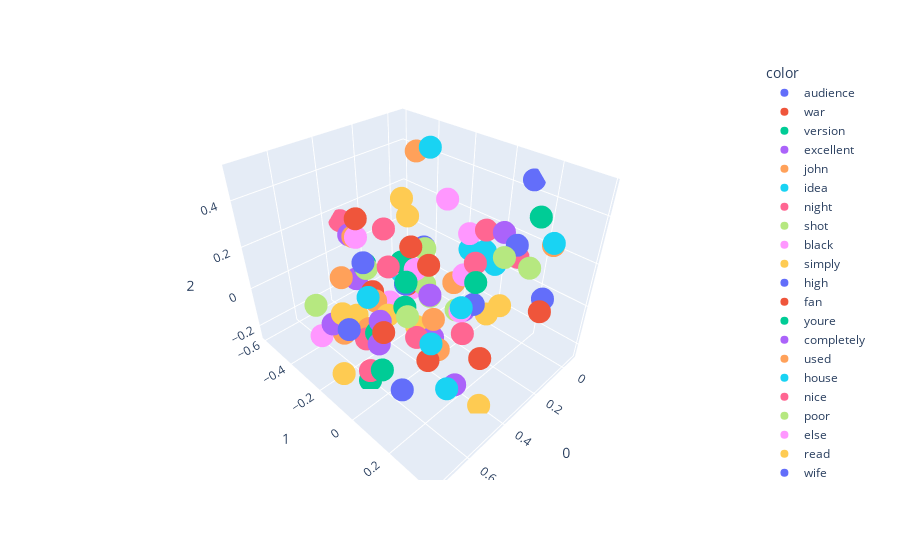

Notebook source saved alongside this figure:
### Code cell
import plotly.express as px
fig = px.scatter_3d(X[200:300],x=0,y=1,z=2, color=y[200:300])
fig.show()

### Figure 1 — Plotly figure (JSON) as saved in the notebook; plotly's stock layout.template omitted (floating-point values rounded to 4 significant figures)
{"data": [{"hovertemplate": "color=audience<br>0=%{x}<br>1=%{y}<br>2=%{z}<extra></extra>", "legendgroup": "audience", "marker": {"color": "#636efa", "symbol": "circle"}, "mode": "markers", "name": "audience", "scene": "scene", "showlegend": true, "type": "scatter3d", "x": [0.6575], "y": [0.14], "z": [-0.09279]}, {"hovertemplate": "color=war<br>0=%{x}<br>1=%{y}<br>2=%{z}<extra></extra>", "legendgroup": "war", "marker": {"color": "#EF553B", "symbol": "circle"}, "mode": "markers", "name": "war", "scene": "scene", "showlegend": true, "type": "scatter3d", "x": [0.3199], "y": [0.212], "z": [-0.1305]}, {"hovertemplate": "color=version<br>0=%{x}<br>1=%{y}<br>2=%{z}<extra></extra>", "legendgroup": "version", "marker": {"color": "#00cc96", "symbol": "circle"}, "mode": "markers", "name": "version", "scene": "scene", "showlegend": true, "type": "scatter3d", "x": [0.4677], "y": [-0.2596], "z": [0.1337]}, {"hovertemplate": "color=excellent<br>0=%{x}<br>1=%{y}<br>2=%{z}<extra></extra>", "legendgroup": "excellent", "marker": {"color": "#ab63fa", "symbol": "circle"}, "mode": "markers", "name": "excellent", "scene": "scene", "showlegend": true, "type": "scatter3d", "x": [0.3496], "y": [-0.5102], "z": [0.1216]}, {"hovertemplate": "color=john<br>0=%{x}<br>1=%{y}<br>2=%{z}<extra></extra>", "legendgroup": "john", "marker": {"color": "#FFA15A", "symbol": "circle"}, "mode": "markers", "name": "john", "scene": "scene", "showlegend": true, "type": "scatter3d", "x": [-0.004385], "y": [-0.4532], "z": [0.415]}, {"hovertemplate": "color=idea<br>0=%{x}<br>1=%{y}<br>2=%{z}<extra></extra>", "legendgroup": "idea", "marker": {"color": "#19d3f3", "symbol": "circle"}, "mode": "markers", "name": "idea", "scene": "scene", "showlegend": true, "type": "scatter3d", "x": [0.5871], "y": [0.205], "z": [0.1204]}, {"hovertemplate": "color=night<br>0=%{x}<br>1=%{y}<br>2=%{z}<extra></extra>", "legendgroup": "night", "marker": {"color": "#FF6692", "symbol": "circle"}, "mode": "markers", "name": "night", "scene": "scene", "showlegend": true, "type": "scatter3d", "x": [0.3336], "y": [0.1979], "z": [0.4356]}, {"hovertemplate": "color=shot<br>0=%{x}<br>1=%{y}<br>2=%{z}<extra></extra>", "legendgroup": "shot", "marker": {"color": "#B6E880", "symbol": "circle"}, "mode": "markers", "name": "shot", "scene": "scene", "showlegend": true, "type": "scatter3d", "x": [0.4362], "y": [0.1776], "z": [0.1572]}, {"hovertemplate": "color=black<br>0=%{x}<br>1=%{y}<br>2=%{z}<extra></extra>", "legendgroup": "black", "marker": {"color": "#FF97FF", "symbol": "circle"}, "mode": "markers", "name": "black", "scene": "scene", "showlegend": true, "type": "scatter3d", "x": [0.3017], "y": [0.094], "z": [0.1925]}, {"hovertemplate": "color=simply<br>0=%{x}<br>1=%{y}<br>2=%{z}<extra></extra>", "legendgroup": "simply", "marker": {"color": "#FECB52", "symbol": "circle"}, "mode": "markers", "name": "simply", "scene": "scene", "showlegend": true, "type": "scatter3d", "x": [0.747], "y": [-0.06963], "z": [-0.1029]}, {"hovertemplate": "color=high<br>0=%{x}<br>1=%{y}<br>2=%{z}<extra></extra>", "legendgroup": "high", "marker": {"color": "#636efa", "symbol": "circle"}, "mode": "markers", "name": "high", "scene": "scene", "showlegend": true, "type": "scatter3d", "x": [0.4454], "y": [0.01095], "z": [0.1998]}, {"hovertemplate": "color=fan<br>0=%{x}<br>1=%{y}<br>2=%{z}<extra></extra>", "legendgroup": "fan", "marker": {"color": "#EF553B", "symbol": "circle"}, "mode": "markers", "name": "fan", "scene": "scene", "showlegend": true, "type": "scatter3d", "x": [0.4776], "y": [-0.2868], "z": [0.3404]}, {"hovertemplate": "color=youre<br>0=%{x}<br>1=%{y}<br>2=%{z}<extra></extra>", "legendgroup": "youre", "marker": {"color": "#00cc96", "symbol": "circle"}, "mode": "markers", "name": "youre", "scene": "scene", "showlegend": true, "type": "scatter3d", "x": [0.6268], "y": [0.1274], "z": [0.2508]}, {"hovertemplate": "color=completely<br>0=%{x}<br>1=%{y}<br>2=%{z}<extra></extra>", "legendgroup": "completely", "marker": {"color": "#ab63fa", "symbol": "circle"}, "mode": "markers", "name": "completely", "scene": "scene", "showlegend": true, "type": "scatter3d", "x": [0.6258], "y": [-0.009377], "z": [0.002102]}, {"hovertemplate": "color=used<br>0=%{x}<br>1=%{y}<br>2=%{z}<extra></extra>", "legendgroup": "used", "marker": {"color": "#FFA15A", "symbol": "circle"}, "mode": "markers", "name": "used", "scene": "scene", "showlegend": true, "type": "scatter3d", "x": [0.5234], "y": [0.1807], "z": [0.03452]}, {"hovertemplate": "color=house<br>0=%{x}<br>1=%{y}<br>2=%{z}<extra></extra>", "legendgroup": "house", "marker": {"color": "#19d3f3", "symbol": "circle"}, "mode": "markers", "name": "house", "scene": "scene", "showlegend": true, "type": "scatter3d", "x": [0.2212], "y": [0.3775], "z": [0.4161]}, {"hovertemplate": "color=nice<br>0=%{x}<br>1=%{y}<br>2=%{z}<extra></extra>", "legendgroup": "nice", "marker": {"color": "#FF6692", "symbol": "circle"}, "mode": "markers", "name": "nice", "scene": "scene", "showlegend": true, "type": "scatter3d", "x": [0.4525], "y": [-0.1608], "z": [0.3395]}, {"hovertemplate": "color=poor<br>0=%{x}<br>1=%{y}<br>2=%{z}<extra></extra>", "legendgroup": "poor", "marker": {"color": "#B6E880", "symbol": "circle"}, "mode": "markers", "name": "poor", "scene": "scene", "showlegend": true, "type": "scatter3d", "x": [0.4562], "y": [0.02939], "z": [0.245]}, {"hovertemplate": "color=else<br>0=%{x}<br>1=%{y}<br>2=%{z}<extra></extra>", "legendgroup": "else", "marker": {"color": "#FF97FF", "symbol": "circle"}, "mode": "markers", "name": "else", "scene": "scene", "showlegend": true, "type": "scatter3d", "x": [0.5048], "y": [0.007111], "z": [0.2766]}, {"hovertemplate": "color=read<br>0=%{x}<br>1=%{y}<br>2=%{z}<extra></extra>", "legendgroup": "read", "marker": {"color": "#FECB52", "symbol": "circle"}, "mode": "markers", "name": "read", "scene": "scene", "showlegend": true, "type": "scatter3d", "x": [0.5887], "y": [0.001887], "z": [0.1203]}, {"hovertemplate": "color=wife<br>0=%{x}<br>1=%{y}<br>2=%{z}<extra></extra>", "legendgroup": "wife", "marker": {"color": "#636efa", "symbol": "circle"}, "mode": "markers", "name": "wife", "scene": "scene", "showlegend": true, "type": "scatter3d", "x": [-0.06433], "y": [0.1061], "z": [0.4455]}, {"hovertemplate": "color=death<br>0=%{x}<br>1=%{y}<br>2=%{z}<extra></extra>", "legendgroup": "death", "marker": {"color": "#EF553B", "symbol": "circle"}, "mode": "markers", "name": "death", "scene": "scene", "showlegend": true, "type": "scatter3d", "x": [0.2351], "y": [0.3768], "z": [0.1482]}, {"hovertemplate": "color=kids<br>0=%{x}<br>1=%{y}<br>2=%{z}<extra></extra>", "legendgroup": "kids", "marker": {"color": "#00cc96", "symbol": "circle"}, "mode": "markers", "name": "kids", "scene": "scene", "showlegend": true, "type": "scatter3d", "x": [0.497], "y": [0.2948], "z": [0.3663]}, {"hovertemplate": "color=friends<br>0=%{x}<br>1=%{y}<br>2=%{z}<extra></extra>", "legendgroup": "friends", "marker": {"color": "#ab63fa", "symbol": "circle"}, "mode": "markers", "name": "friends", "scene": "scene", "showlegend": true, "type": "scatter3d", "x": [0.311], "y": [0.2506], "z": [0.4399]}, {"hovertemplate": "color=short<br>0=%{x}<br>1=%{y}<br>2=%{z}<extra></extra>", "legendgroup": "short", "marker": {"color": "#FFA15A", "symbol": "circle"}, "mode": "markers", "name": "short", "scene": "scene", "showlegend": true, "type": "scatter3d", "x": [0.54], "y": [-0.1206], "z": [0.0859]}, {"hovertemplate": "color=along<br>0=%{x}<br>1=%{y}<br>2=%{z}<extra></extra>", "legendgroup": "along", "marker": {"color": "#19d3f3", "symbol": "circle"}, "mode": "markers", "name": "along", "scene": "scene", "showlegend": true, "type": "scatter3d", "x": [0.2487], "y": [0.07261], "z": [0.2674]}, {"hovertemplate": "color=help<br>0=%{x}<br>1=%{y}<br>2=%{z}<extra></extra>", "legendgroup": "help", "marker": {"color": "#FF6692", "symbol": "circle"}, "mode": "markers", "name": "help", "scene": "scene", "showlegend": true, "type": "scatter3d", "x": [0.2136], "y": [0.2516], "z": [0.3007]}, {"hovertemplate": "color=year<br>0=%{x}<br>1=%{y}<br>2=%{z}<extra></extra>", "legendgroup": "year", "marker": {"color": "#B6E880", "symbol": "circle"}, "mode": "markers", "name": "year", "scene": "scene", "showlegend": true, "type": "scatter3d", "x": [0.3878], "y": [-0.0192], "z": [0.2918]}, {"hovertemplate": "color=second<br>0=%{x}<br>1=%{y}<br>2=%{z}<extra></extra>", "legendgroup": "second", "marker": {"color": "#FF97FF", "symbol": "circle"}, "mode": "markers", "name": "second", "scene": "scene", "showlegend": true, "type": "scatter3d", "x": [0.4865], "y": [0.01504], "z": [0.1907]}, {"hovertemplate": "color=star<br>0=%{x}<br>1=%{y}<br>2=%{z}<extra></extra>", "legendgroup": "star", "marker": {"color": "#FECB52", "symbol": "circle"}, "mode": "markers", "name": "star", "scene": "scene", "showlegend": true, "type": "scatter3d", "x": [0.2739], "y": [-0.255], "z": [0.361]}, {"hovertemplate": "color=men<br>0=%{x}<br>1=%{y}<br>2=%{z}<extra></extra>", "legendgroup": "men", "marker": {"color": "#636efa", "symbol": "circle"}, "mode": "markers", "name": "men", "scene": "scene", "showlegend": true, "type": "scatter3d", "x": [0.1687], "y": [0.3451], "z": [0.1479]}, {"hovertemplate": "color=mind<br>0=%{x}<br>1=%{y}<br>2=%{z}<extra></extra>", "legendgroup": "mind", "marker": {"color": "#EF553B", "symbol": "circle"}, "mode": "markers", "name": "mind", "scene": "scene", "showlegend": true, "type": "scatter3d", "x": [0.5868], "y": [0.1926], "z": [0.03599]}, {"hovertemplate": "color=less<br>0=%{x}<br>1=%{y}<br>2=%{z}<extra></extra>", "legendgroup": "less", "marker": {"color": "#00cc96", "symbol": "circle"}, "mode": "markers", "name": "less", "scene": "scene", "showlegend": true, "type": "scatter3d", "x": [0.5846], "y": [-0.07093], "z": [-0.01117]}, {"hovertemplate": "color=use<br>0=%{x}<br>1=%{y}<br>2=%{z}<extra></extra>", "legendgroup": "use", "marker": {"color": "#ab63fa", "symbol": "circle"}, "mode": "markers", "name": "use", "scene": "scene", "showlegend": true, "type": "scatter3d", "x": [0.5022], "y": [0.2447], "z": [-0.1072]}, {"hovertemplate": "color=home<br>0=%{x}<br>1=%{y}<br>2=%{z}<extra></extra>", "legendgroup": "home", "marker": {"color": "#FFA15A", "symbol": "circle"}, "mode": "markers", "name": "home", "scene": "scene", "showlegend": true, "type": "scatter3d", "x": [0.1828], "y": [0.3568], "z": [0.3813]}, {"hovertemplate": "color=need<br>0=%{x}<br>1=%{y}<br>2=%{z}<extra></extra>", "legendgroup": "need", "marker": {"color": "#19d3f3", "symbol": "circle"}, "mode": "markers", "name": "need", "scene": "scene", "showlegend": true, "type": "scatter3d", "x": [0.647], "y": [0.3303], "z": [0.0559]}, {"hovertemplate": "color=try<br>0=%{x}<br>1=%{y}<br>2=%{z}<extra></extra>", "legendgroup": "try", "marker": {"color": "#FF6692", "symbol": "circle"}, "mode": "markers", "name": "try", "scene": "scene", "showlegend": true, "type": "scatter3d", "x": [0.5572], "y": [0.3058], "z": [0.2105]}, {"hovertemplate": "color=half<br>0=%{x}<br>1=%{y}<br>2=%{z}<extra></extra>", "legendgroup": "half", "marker": {"color": "#B6E880", "symbol": "circle"}, "mode": "markers", "name": "half", "scene": "scene", "showlegend": true, "type": "scatter3d", "x": [0.5106], "y": [0.1002], "z": [0.2632]}, {"hovertemplate": "color=given<br>0=%{x}<br>1=%{y}<br>2=%{z}<extra></extra>", "legendgroup": "given", "marker": {"color": "#FF97FF", "symbol": "circle"}, "mode": "markers", "name": "given", "scene": "scene", "showlegend": true, "type": "scatter3d", "x": [0.4723], "y": [-0.1197], "z": [0.04286]}, {"hovertemplate": "color=enjoy<br>0=%{x}<br>1=%{y}<br>2=%{z}<extra></extra>", "legendgroup": "enjoy", "marker": {"color": "#FECB52", "symbol": "circle"}, "mode": "markers", "name": "enjoy", "scene": "scene", "showlegend": true, "type": "scatter3d", "x": [0.7258], "y": [-0.07036], "z": [0.1654]}, {"hovertemplate": "color=boring<br>0=%{x}<br>1=%{y}<br>2=%{z}<extra></extra>", "legendgroup": "boring", "marker": {"color": "#636efa", "symbol": "circle"}, "mode": "markers", "name": "boring", "scene": "scene", "showlegend": true, "type": "scatter3d", "x": [0.7522], "y": [-0.003258], "z": [0.1543]}, {"hovertemplate": "color=either<br>0=%{x}<br>1=%{y}<br>2=%{z}<extra></extra>", "legendgroup": "either", "marker": {"color": "#EF553B", "symbol": "circle"}, "mode": "markers", "name": "either", "scene": "scene", "showlegend": true, "type": "scatter3d", "x": [0.6679], "y": [0.06819], "z": [0.1334]}, {"hovertemplate": "color=rest<br>0=%{x}<br>1=%{y}<br>2=%{z}<extra></extra>", "legendgroup": "rest", "marker": {"color": "#00cc96", "symbol": "circle"}, "mode": "markers", "name": "rest", "scene": "scene", "showlegend": true, "type": "scatter3d", "x": [0.5091], "y": [-0.01028], "z": [0.2982]}, {"hovertemplate": "color=classic<br>0=%{x}<br>1=%{y}<br>2=%{z}<extra></extra>", "legendgroup": "classic", "marker": {"color": "#ab63fa", "symbol": "circle"}, "mode": "markers", "name": "classic", "scene": "scene", "showlegend": true, "type": "scatter3d", "x": [0.5023], "y": [-0.2761], "z": [0.0871]}, {"hovertemplate": "color=truly<br>0=%{x}<br>1=%{y}<br>2=%{z}<extra></extra>", "legendgroup": "truly", "marker": {"color": "#FFA15A", "symbol": "circle"}, "mode": "markers", "name": "truly", "scene": "scene", "showlegend": true, "type": "scatter3d", "x": [0.6328], "y": [-0.207], "z": [-0.06941]}, {"hovertemplate": "color=recommend<br>0=%{x}<br>1=%{y}<br>2=%{z}<extra></extra>", "legendgroup": "recommend", "marker": {"color": "#19d3f3", "symbol": "circle"}, "mode": "markers", "name": "recommend", "scene": "scene", "showlegend": true, "type": "scatter3d", "x": [0.6041], "y": [-0.0822], "z": [0.1598]}, {"hovertemplate": "color=performances<br>0=%{x}<br>1=%{y}<br>2=%{z}<extra></extra>", "legendgroup": "performances", "marker": {"color": "#FF6692", "symbol": "circle"}, "mode": "markers", "name": "performances", "scene": "scene", "showlegend": true, "type": "scatter3d", "x": [0.331], "y": [-0.5913], "z": [0.1506]}, {"hovertemplate": "color=dead<br>0=%{x}<br>1=%{y}<br>2=%{z}<extra></extra>", "legendgroup": "dead", "marker": {"color": "#B6E880", "symbol": "circle"}, "mode": "markers", "name": "dead", "scene": "scene", "showlegend": true, "type": "scatter3d", "x": [0.3023], "y": [0.3524], "z": [0.3498]}, {"hovertemplate": "color=couple<br>0=%{x}<br>1=%{y}<br>2=%{z}<extra></extra>", "legendgroup": "couple", "marker": {"color": "#FF97FF", "symbol": "circle"}, "mode": "markers", "name": "couple", "scene": "scene", "showlegend": true, "type": "scatter3d", "x": [0.3232], "y": [0.1239], "z": [0.3866]}, {"hovertemplate": "color=production<br>0=%{x}<br>1=%{y}<br>2=%{z}<extra></extra>", "legendgroup": "production", "marker": {"color": "#FECB52", "symbol": "circle"}, "mode": "markers", "name": "production", "scene": "scene", "showlegend": true, "type": "scatter3d", "x": [0.5564], "y": [-0.2199], "z": [-0.03204]}, {"hovertemplate": "color=wrong<br>0=%{x}<br>1=%{y}<br>2=%{z}<extra></extra>", "legendgroup": "wrong", "marker": {"color": "#636efa", "symbol": "circle"}, "mode": "markers", "name": "wrong", "scene": "scene", "showlegend": true, "type": "scatter3d", "x": [0.5612], "y": [0.06245], "z": [0.2718]}, {"hovertemplate": "color=line<br>0=%{x}<br>1=%{y}<br>2=%{z}<extra></extra>", "legendgroup": "line", "marker": {"color": "#EF553B", "symbol": "circle"}, "mode": "markers", "name": "line", "scene": "scene", "showlegend": true, "type": "scatter3d", "x": [0.5258], "y": [0.03455], "z": [0.238]}, {"hovertemplate": "color=father<br>0=%{x}<br>1=%{y}<br>2=%{z}<extra></extra>", "legendgroup": "father", "marker": {"color": "#00cc96", "symbol": "circle"}, "mode": "markers", "name": "father", "scene": "scene", "showlegend": true, "type": "scatter3d", "x": [-0.05087], "y": [0.1661], "z": [0.3175]}, {"hovertemplate": "color=stupid<br>0=%{x}<br>1=%{y}<br>2=%{z}<extra></extra>", "legendgroup": "stupid", "marker": {"color": "#ab63fa", "symbol": "circle"}, "mode": "markers", "name": "stupid", "scene": "scene", "showlegend": true, "type": "scatter3d", "x": [0.6355], "y": [0.241], "z": [0.3661]}, {"hovertemplate": "color=hollywood<br>0=%{x}<br>1=%{y}<br>2=%{z}<extra></extra>", "legendgroup": "hollywood", "marker": {"color": "#FFA15A", "symbol": "circle"}, "mode": "markers", "name": "hollywood", "scene": "scene", "showlegend": true, "type": "scatter3d", "x": [0.5589], "y": [-0.1473], "z": [-0.05474]}, {"hovertemplate": "color=start<br>0=%{x}<br>1=%{y}<br>2=%{z}<extra></extra>", "legendgroup": "start", "marker": {"color": "#19d3f3", "symbol": "circle"}, "mode": "markers", "name": "start", "scene": "scene", "showlegend": true, "type": "scatter3d", "x": [0.5499], "y": [0.2889], "z": [0.298]}, {"hovertemplate": "color=next<br>0=%{x}<br>1=%{y}<br>2=%{z}<extra></extra>", "legendgroup": "next", "marker": {"color": "#FF6692", "symbol": "circle"}, "mode": "markers", "name": "next", "scene": "scene", "showlegend": true, "type": "scatter3d", "x": [0.4459], "y": [0.2495], "z": [0.3884]}, {"hovertemplate": "color=tell<br>0=%{x}<br>1=%{y}<br>2=%{z}<extra></extra>", "legendgroup": "tell", "marker": {"color": "#B6E880", "symbol": "circle"}, "mode": "markers", "name": "tell", "scene": "scene", "showlegend": true, "type": "scatter3d", "x": [0.5598], "y": [0.171], "z": [0.2808]}, {"hovertemplate": "color=came<br>0=%{x}<br>1=%{y}<br>2=%{z}<extra></extra>", "legendgroup": "came", "marker": {"color": "#FF97FF", "symbol": "circle"}, "mode": "markers", "name": "came", "scene": "scene", "showlegend": true, "type": "scatter3d", "x": [0.5134], "y": [0.05956], "z": [0.3043]}, {"hovertemplate": "color=women<br>0=%{x}<br>1=%{y}<br>2=%{z}<extra></extra>", "legendgroup": "women", "marker": {"color": "#FECB52", "symbol": "circle"}, "mode": "markers", "name": "women", "scene": "scene", "showlegend": true, "type": "scatter3d", "x": [0.3018], "y": [0.2596], "z": [0.1454]}, {"hovertemplate": "color=getting<br>0=%{x}<br>1=%{y}<br>2=%{z}<extra></extra>", "legendgroup": "getting", "marker": {"color": "#636efa", "symbol": "circle"}, "mode": "markers", "name": "getting", "scene": "scene", "showlegend": true, "type": "scatter3d", "x": [0.3809], "y": [0.3457], "z": [0.4667]}, {"hovertemplate": "color=remember<br>0=%{x}<br>1=%{y}<br>2=%{z}<extra></extra>", "legendgroup": "remember", "marker": {"color": "#EF553B", "symbol": "circle"}, "mode": "markers", "name": "remember", "scene": "scene", "showlegend": true, "type": "scatter3d", "x": [0.4973], "y": [0.02303], "z": [0.3677]}, {"hovertemplate": "color=understand<br>0=%{x}<br>1=%{y}<br>2=%{z}<extra></extra>", "legendgroup": "understand", "marker": {"color": "#00cc96", "symbol": "circle"}, "mode": "markers", "name": "understand", "scene": "scene", "showlegend": true, "type": "scatter3d", "x": [0.6918], "y": [0.07986], "z": [-0.01415]}, {"hovertemplate": "color=full<br>0=%{x}<br>1=%{y}<br>2=%{z}<extra></extra>", "legendgroup": "full", "marker": {"color": "#ab63fa", "symbol": "circle"}, "mode": "markers", "name": "full", "scene": "scene", "showlegend": true, "type": "scatter3d", "x": [0.5019], "y": [0.133], "z": [0.04515]}, {"hovertemplate": "color=let<br>0=%{x}<br>1=%{y}<br>2=%{z}<extra></extra>", "legendgroup": "let", "marker": {"color": "#FFA15A", "symbol": "circle"}, "mode": "markers", "name": "let", "scene": "scene", "showlegend": true, "type": "scatter3d", "x": [0.5979], "y": [0.2226], "z": [0.2413]}, {"hovertemplate": "color=school<br>0=%{x}<br>1=%{y}<br>2=%{z}<extra></extra>", "legendgroup": "school", "marker": {"color": "#19d3f3", "symbol": "circle"}, "mode": "markers", "name": "school", "scene": "scene", "showlegend": true, "type": "scatter3d", "x": [0.3001], "y": [0.1768], "z": [0.3307]}, {"hovertemplate": "color=camera<br>0=%{x}<br>1=%{y}<br>2=%{z}<extra></extra>", "legendgroup": "camera", "marker": {"color": "#FF6692", "symbol": "circle"}, "mode": "markers", "name": "camera", "scene": "scene", "showlegend": true, "type": "scatter3d", "x": [0.5469], "y": [0.09989], "z": [0.05341]}, {"hovertemplate": "color=terrible<br>0=%{x}<br>1=%{y}<br>2=%{z}<extra></extra>", "legendgroup": "terrible", "marker": {"color": "#B6E880", "symbol": "circle"}, "mode": "markers", "name": "terrible", "scene": "scene", "showlegend": true, "type": "scatter3d", "x": [0.6304], "y": [-0.04779], "z": [0.3129]}, {"hovertemplate": "color=keep<br>0=%{x}<br>1=%{y}<br>2=%{z}<extra></extra>", "legendgroup": "keep", "marker": {"color": "#FF97FF", "symbol": "circle"}, "mode": "markers", "name": "keep", "scene": "scene", "showlegend": true, "type": "scatter3d", "x": [0.5013], "y": [0.2464], "z": [0.2306]}, {"hovertemplate": "color=others<br>0=%{x}<br>1=%{y}<br>2=%{z}<extra></extra>", "legendgroup": "others", "marker": {"color": "#FECB52", "symbol": "circle"}, "mode": "markers", "name": "others", "scene": "scene", "showlegend": true, "type": "scatter3d", "x": [0.461], "y": [0.0146], "z": [-0.004669]}, {"hovertemplate": "color=awful<br>0=%{x}<br>1=%{y}<br>2=%{z}<extra></extra>", "legendgroup": "awful", "marker": {"color": "#636efa", "symbol": "circle"}, "mode": "markers", "name": "awful", "scene": "scene", "showlegend": true, "type": "scatter3d", "x": [0.6363], "y": [-0.05503], "z": [0.3349]}, {"hovertemplate": "color=moments<br>0=%{x}<br>1=%{y}<br>2=%{z}<extra></extra>", "legendgroup": "moments", "marker": {"color": "#EF553B", "symbol": "circle"}, "mode": "markers", "name": "moments", "scene": "scene", "showlegend": true, "type": "scatter3d", "x": [0.5187], "y": [-0.1616], "z": [0.09508]}, {"hovertemplate": "color=mean<br>0=%{x}<br>1=%{y}<br>2=%{z}<extra></extra>", "legendgroup": "mean", "marker": {"color": "#00cc96", "symbol": "circle"}, "mode": "markers", "name": "mean", "scene": "scene", "showlegend": true, "type": "scatter3d", "x": [0.6653], "y": [0.1745], "z": [0.3928]}, {"hovertemplate": "color=sex<br>0=%{x}<br>1=%{y}<br>2=%{z}<extra></extra>", "legendgroup": "sex", "marker": {"color": "#ab63fa", "symbol": "circle"}, "mode": "markers", "name": "sex", "scene": "scene", "showlegend": true, "type": "scatter3d", "x": [0.4199], "y": [0.1961], "z": [0.1572]}, {"hovertemplate": "color=wonderful<br>0=%{x}<br>1=%{y}<br>2=%{z}<extra></extra>", "legendgroup": "wonderful", "marker": {"color": "#FFA15A", "symbol": "circle"}, "mode": "markers", "name": "wonderful", "scene": "scene", "showlegend": true, "type": "scatter3d", "x": [0.3542], "y": [-0.4758], "z": [0.1289]}, {"hovertemplate": "color=playing<br>0=%{x}<br>1=%{y}<br>2=%{z}<extra></extra>", "legendgroup": "playing", "marker": {"color": "#19d3f3", "symbol": "circle"}, "mode": "markers", "name": "playing", "scene": "scene", "showlegend": true, "type": "scatter3d", "x": [0.106], "y": [-0.2662], "z": [0.5154]}, {"hovertemplate": "color=perhaps<br>0=%{x}<br>1=%{y}<br>2=%{z}<extra></extra>", "legendgroup": "perhaps", "marker": {"color": "#FF6692", "symbol": "circle"}, "mode": "markers", "name": "perhaps", "scene": "scene", "showlegend": true, "type": "scatter3d", "x": [0.614], "y": [-0.08625], "z": [-0.1987]}, {"hovertemplate": "color=video<br>0=%{x}<br>1=%{y}<br>2=%{z}<extra></extra>", "legendgroup": "video", "marker": {"color": "#B6E880", "symbol": "circle"}, "mode": "markers", "name": "video", "scene": "scene", "showlegend": true, "type": "scatter3d", "x": [0.6352], "y": [0.1473], "z": [0.2292]}, {"hovertemplate": "color=name<br>0=%{x}<br>1=%{y}<br>2=%{z}<extra></extra>", "legendgroup": "name", "marker": {"color": "#FF97FF", "symbol": "circle"}, "mode": "markers", "name": "name", "scene": "scene", "showlegend": true, "type": "scatter3d", "x": [0.2237], "y": [-0.06497], "z": [0.4087]}, {"hovertemplate": "color=human<br>0=%{x}<br>1=%{y}<br>2=%{z}<extra></extra>", "legendgroup": "human", "marker": {"color": "#FECB52", "symbol": "circle"}, "mode": "markers", "name": "human", "scene": "scene", "showlegend": true, "type": "scatter3d", "x": [0.4141], "y": [0.2947], "z": [-0.2489]}, {"hovertemplate": "color=gives<br>0=%{x}<br>1=%{y}<br>2=%{z}<extra></extra>", "legendgroup": "gives", "marker": {"color": "#636efa", "symbol": "circle"}, "mode": "markers", "name": "gives", "scene": "scene", "showlegend": true, "type": "scatter3d", "x": [0.238], "y": [-0.1679], "z": [0.1635]}, {"hovertemplate": "color=episode<br>0=%{x}<br>1=%{y}<br>2=%{z}<extra></extra>", "legendgroup": "episode", "marker": {"color": "#EF553B", "symbol": "circle"}, "mode": "markers", "name": "episode", "scene": "scene", "showlegend": true, "type": "scatter3d", "x": [0.4919], "y": [0.05962], "z": [0.2556]}, {"hovertemplate": "color=often<br>0=%{x}<br>1=%{y}<br>2=%{z}<extra></extra>", "legendgroup": "often", "marker": {"color": "#00cc96", "symbol": "circle"}, "mode": "markers", "name": "often", "scene": "scene", "showlegend": true, "type": "scatter3d", "x": [0.6202], "y": [-0.08258], "z": [-0.2455]}, {"hovertemplate": "color=budget<br>0=%{x}<br>1=%{y}<br>2=%{z}<extra></extra>", "legendgroup": "budget", "marker": {"color": "#ab63fa", "symbol": "circle"}, "mode": "markers", "name": "budget", "scene": "scene", "showlegend": true, "type": "scatter3d", "x": [0.6288], "y": [0.006398], "z": [0.1198]}, {"hovertemplate": "color=small<br>0=%{x}<br>1=%{y}<br>2=%{z}<extra></extra>", "legendgroup": "small", "marker": {"color": "#FFA15A", "symbol": "circle"}, "mode": "markers", "name": "small", "scene": "scene", "showlegend": true, "type": "scatter3d", "x": [0.319], "y": [0.06391], "z": [0.1507]}, {"hovertemplate": "color=early<br>0=%{x}<br>1=%{y}<br>2=%{z}<extra></extra>", "legendgroup": "early", "marker": {"color": "#19d3f3", "symbol": "circle"}, "mode": "markers", "name": "early", "scene": "scene", "showlegend": true, "type": "scatter3d", "x": [0.3474], "y": [-0.1821], "z": [0.08932]}, {"hovertemplate": "color=couldnt<br>0=%{x}<br>1=%{y}<br>2=%{z}<extra></extra>", "legendgroup": "couldnt", "marker": {"color": "#FF6692", "symbol": "circle"}, "mode": "markers", "name": "couldnt", "scene": "scene", "showlegend": true, "type": "scatter3d", "x": [0.6054], "y": [0.03178], "z": [0.3461]}, {"hovertemplate": "color=definitely<br>0=%{x}<br>1=%{y}<br>2=%{z}<extra></extra>", "legendgroup": "definitely", "marker": {"color": "#B6E880", "symbol": "circle"}, "mode": "markers", "name": "definitely", "scene": "scene", "showlegend": true, "type": "scatter3d", "x": [0.736], "y": [-0.2116], "z": [0.1258]}, {"hovertemplate": "color=perfect<br>0=%{x}<br>1=%{y}<br>2=%{z}<extra></extra>", "legendgroup": "perfect", "marker": {"color": "#FF97FF", "symbol": "circle"}, "mode": "markers", "name": "perfect", "scene": "scene", "showlegend": true, "type": "scatter3d", "x": [0.4094], "y": [-0.3846], "z": [0.1888]}, {"hovertemplate": "color=top<br>0=%{x}<br>1=%{y}<br>2=%{z}<extra></extra>", "legendgroup": "top", "marker": {"color": "#FECB52", "symbol": "circle"}, "mode": "markers", "name": "top", "scene": "scene", "showlegend": true, "type": "scatter3d", "x": [0.3569], "y": [-0.1361], "z": [0.3639]}, {"hovertemplate": "color=person<br>0=%{x}<br>1=%{y}<br>2=%{z}<extra></extra>", "legendgroup": "person", "marker": {"color": "#636efa", "symbol": "circle"}, "mode": "markers", "name": "person", "scene": "scene", "showlegend": true, "type": "scatter3d", "x": [0.4375], "y": [0.2483], "z": [0.2224]}, {"hovertemplate": "color=went<br>0=%{x}<br>1=%{y}<br>2=%{z}<extra></extra>", "legendgroup": "went", "marker": {"color": "#EF553B", "symbol": "circle"}, "mode": "markers", "name": "went", "scene": "scene", "showlegend": true, "type": "scatter3d", "x": [0.5004], "y": [0.1069], "z": [0.3376]}, {"hovertemplate": "color=lines<br>0=%{x}<br>1=%{y}<br>2=%{z}<extra></extra>", "legendgroup": "lines", "marker": {"color": "#00cc96", "symbol": "circle"}, "mode": "markers", "name": "lines", "scene": "scene", "showlegend": true, "type": "scatter3d", "x": [0.5592], "y": [-0.1459], "z": [0.2484]}, {"hovertemplate": "color=dialogue<br>0=%{x}<br>1=%{y}<br>2=%{z}<extra></extra>", "legendgroup": "dialogue", "marker": {"color": "#ab63fa", "symbol": "circle"}, "mode": "markers", "name": "dialogue", "scene": "scene", "showlegend": true, "type": "scatter3d", "x": [0.6572], "y": [-0.2403], "z": [-0.02787]}, {"hovertemplate": "color=absolutely<br>0=%{x}<br>1=%{y}<br>2=%{z}<extra></extra>", "legendgroup": "absolutely", "marker": {"color": "#FFA15A", "symbol": "circle"}, "mode": "markers", "name": "absolutely", "scene": "scene", "showlegend": true, "type": "scatter3d", "x": [0.6143], "y": [-0.2167], "z": [0.1808]}, {"hovertemplate": "color=face<br>0=%{x}<br>1=%{y}<br>2=%{z}<extra></extra>", "legendgroup": "face", "marker": {"color": "#19d3f3", "symbol": "circle"}, "mode": "markers", "name": "face", "scene": "scene", "showlegend": true, "type": "scatter3d", "x": [0.3055], "y": [0.2243], "z": [0.3031]}, {"hovertemplate": "color=piece<br>0=%{x}<br>1=%{y}<br>2=%{z}<extra></extra>", "legendgroup": "piece", "marker": {"color": "#FF6692", "symbol": "circle"}, "mode": "markers", "name": "piece", "scene": "scene", "showlegend": true, "type": "scatter3d", "x": [0.614], "y": [-0.09618], "z": [-0.03868]}, {"hovertemplate": "color=guys<br>0=%{x}<br>1=%{y}<br>2=%{z}<extra></extra>", "legendgroup": "guys", "marker": {"color": "#B6E880", "symbol": "circle"}, "mode": "markers", "name": "guys", "scene": "scene", "showlegend": true, "type": "scatter3d", "x": [0.4317], "y": [0.3404], "z": [0.4455]}, {"hovertemplate": "color=certainly<br>0=%{x}<br>1=%{y}<br>2=%{z}<extra></extra>", "legendgroup": "certainly", "marker": {"color": "#FF97FF", "symbol": "circle"}, "mode": "markers", "name": "certainly", "scene": "scene", "showlegend": true, "type": "scatter3d", "x": [0.6827], "y": [-0.2888], "z": [-0.103]}, {"hovertemplate": "color=become<br>0=%{x}<br>1=%{y}<br>2=%{z}<extra></extra>", "legendgroup": "become", "marker": {"color": "#FECB52", "symbol": "circle"}, "mode": "markers", "name": "become", "scene": "scene", "showlegend": true, "type": "scatter3d", "x": [0.2691], "y": [0.1855], "z": [0.04426]}], "layout": {"legend": {"title": {"text": "color"}, "tracegroupgap": 0}, "margin": {"t": 60}, "scene": {"domain": {"x": [0, 1], "y": [0, 1]}, "xaxis": {"title": {"text": "0"}}, "yaxis": {"title": {"text": "1"}}, "zaxis": {"title": {"text": "2"}}}}}
